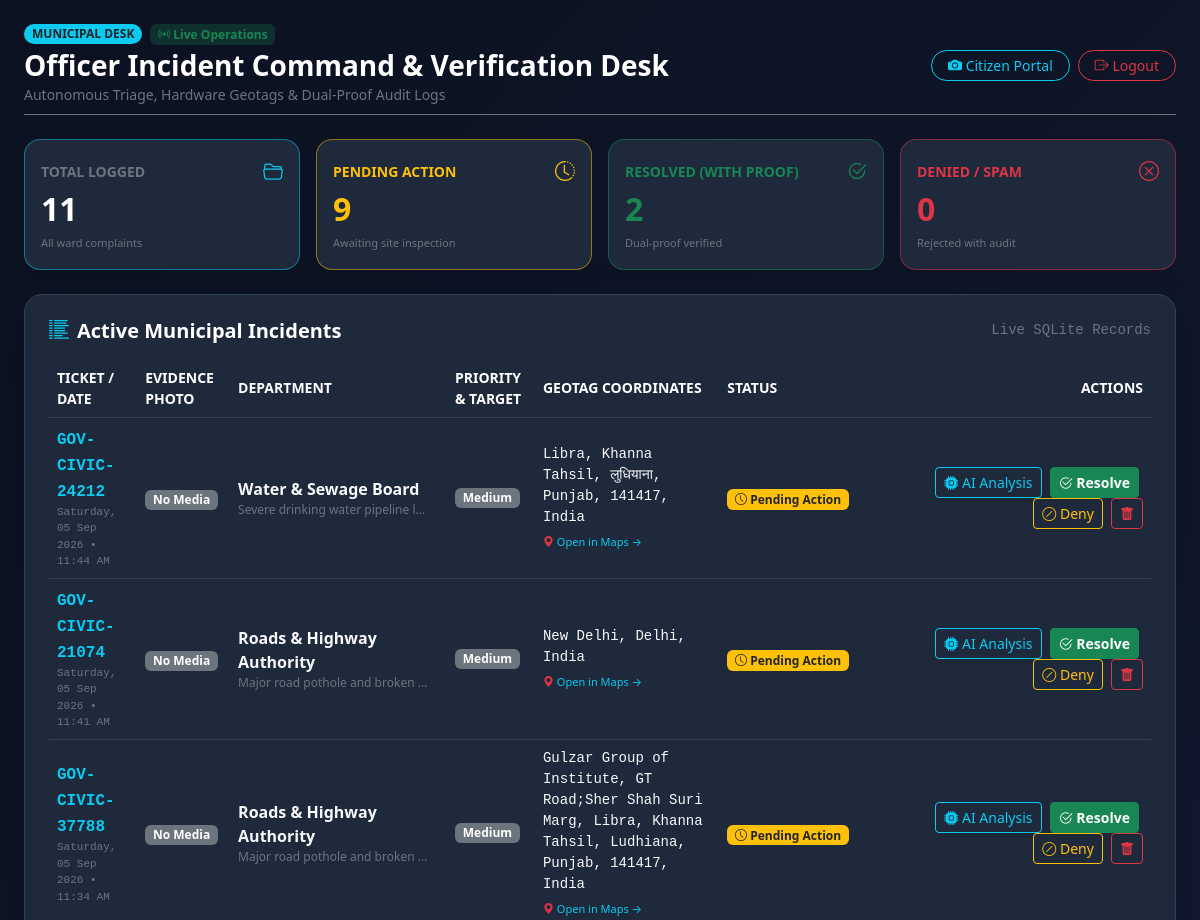
Before: /dashboard (signed in, upper part) with the older database file.
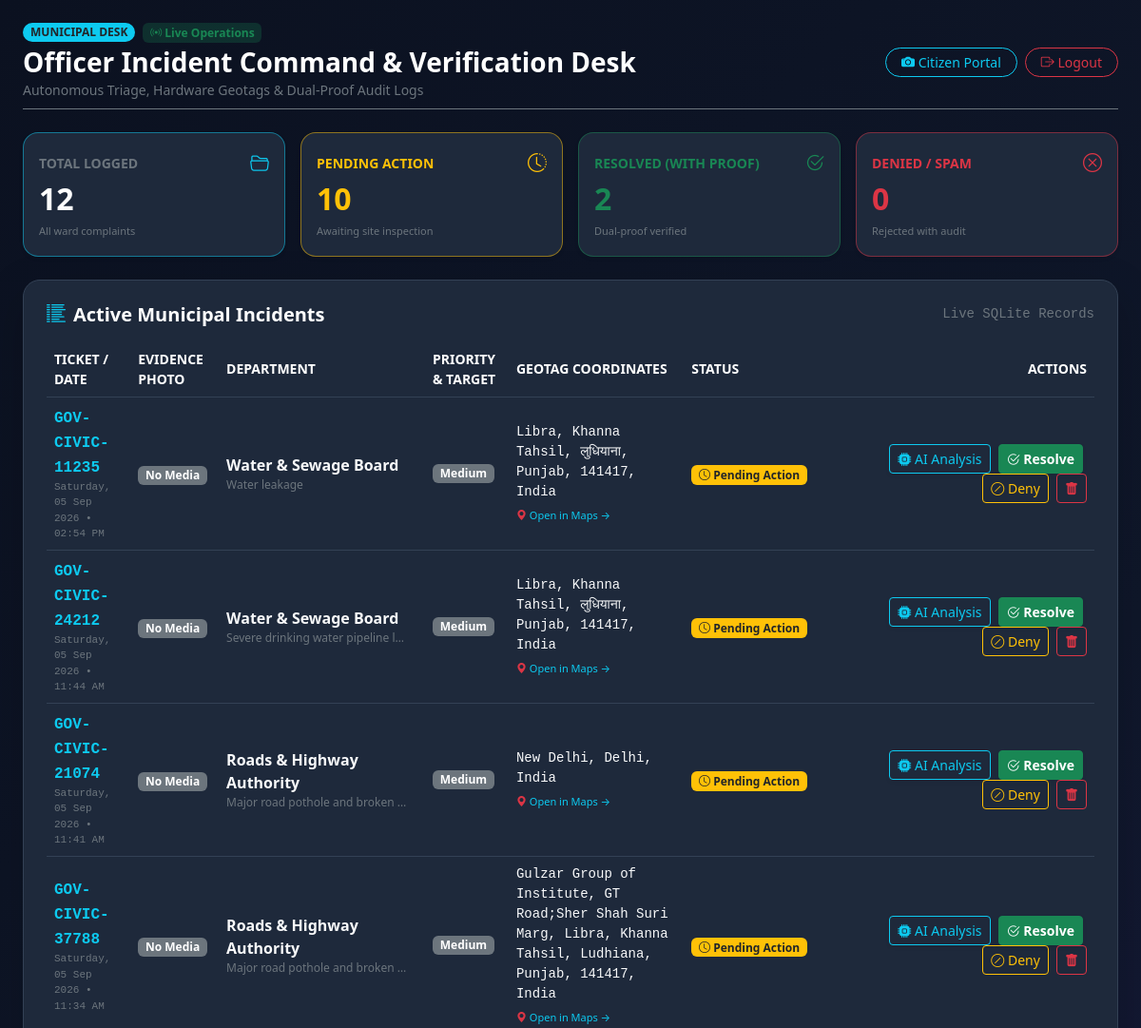
After: the same page with the newer database file.
### tables this page shows
CREATE TABLE complaints (
            id INTEGER PRIMARY KEY AUTOINCREMENT,
            ticket_id TEXT,
            description TEXT,
            priority TEXT,
            department TEXT,
            image_name TEXT,
            status TEXT,
            created_at TEXT
        , resolution_image TEXT, media_name TEXT, media_type TEXT, resolution_media TEXT, resolution_media_type TEXT, reject_reason TEXT, location TEXT, map_url TEXT, user_id INTEGER, gov_dept_id TEXT);

### app.py (the view)
@app.route('/dashboard')
def dashboard():
    if not session.get('logged_in'):
        return redirect(url_for('login'))
    conn = sqlite3.connect(DB_FILE)
    conn.row_factory = sqlite3.Row
    cur = conn.cursor()
    cur.execute("SELECT * FROM complaints ORDER BY id DESC")
    complaints = cur.fetchall()
    total = len(complaints)
    pending = sum(1 for c in complaints if c['status'] in ['Pending Review', 'Pending Action', 'Pending'])
    resolved = sum(1 for c in complaints if c['status'] == 'Resolved')
    denied = sum(1 for c in complaints if c['status'] == 'Denied')
    conn.close()
    return render_template('dashboard.html', complaints=complaints, total=total, pending=pending, resolved=resolved, denied=denied)

### templates/dashboard.html (shortened to what the changed rows need)
<!DOCTYPE html>
<html lang="en">
<head>
    <link href="https://cdn.jsdelivr.net/npm/bootstrap@5.3.3/dist/css/bootstrap.min.css" rel="stylesheet">
    <link rel="stylesheet" href="https://cdn.jsdelivr.net/npm/bootstrap-icons@1.11.3/font/bootstrap-icons.min.css">
</head>
<body class="py-4">
<div class="container-fluid px-4" style="max-width: 1400px;">
    <div class="row g-3 mb-4">
        <div class="col-md-3 col-6">
            <div class="kpi-card p-3 shadow-sm border-info border-opacity-50">
                <div class="d-flex justify-content-between align-items-center mb-1">
                    <span class="text-secondary small fw-bold">TOTAL LOGGED</span>
                    <i class="bi bi-folder2-open text-info fs-5"></i>
                </div>
                <h2 class="fw-bold text-white mb-0">{{ total }}</h2>
                <span class="text-secondary" style="font-size: 11px;">All ward complaints</span>
            </div>
        </div>
        <div class="col-md-3 col-6">
            <div class="kpi-card p-3 shadow-sm border-warning border-opacity-50">
                <div class="d-flex justify-content-between align-items-center mb-1">
                    <span class="text-warning small fw-bold">PENDING ACTION</span>
                    <i class="bi bi-clock-history text-warning fs-5"></i>
                </div>
                <h2 class="fw-bold text-warning mb-0">{{ pending }}</h2>
                <span class="text-secondary" style="font-size: 11px;">Awaiting site inspection</span>
            </div>
        </div>
        <div class="col-md-3 col-6">
            <div class="kpi-card p-3 shadow-sm border-success border-opacity-50">
                <h2 class="fw-bold text-success mb-0">{{ resolved }}</h2>
            </div>
        </div>
        <div class="col-md-3 col-6">
            <div class="kpi-card p-3 shadow-sm border-danger border-opacity-50">
                <h2 class="fw-bold text-danger mb-0">{{ denied }}</h2>
            </div>
        </div>
    </div>
    <div class="portal-card p-4 shadow-lg">
        <div class="table-responsive">
            <table class="table table-dark align-middle mb-0">
                <thead>
                    <tr class="text-secondary text-uppercase small">
                        <th>Ticket / Date</th>
                        <th>Evidence Photo</th>
                        <th>Department</th>
                        <th>Priority & Target</th>
                        <th>Geotag Coordinates</th>
                        <th>Status</th>
                        <th class="text-end" style="min-width: 290px;">Actions</th>
                    </tr>
                </thead>
                <tbody>
                    {% for c in complaints %}
                    <tr>
                        <td>
                            <strong class="text-info font-monospace">{{ c['ticket_id'] }}</strong>
                            <div class="text-secondary font-monospace" style="font-size: 11px;">{{ c['created_at'] }}</div>
                        </td>
                        <td>
                            {% if c['image_data'] and c['image_data']|length > 30 %}
                            <img src="{{ c['image_data'] }}" class="evidence-thumb shadow" alt="Evidence" onclick="showImageModal('{{ c['image_data'] }}', '{{ c['ticket_id'] }}')">
                            {% else %}
                            <span class="badge bg-secondary">No Media</span>
                            {% endif %}
                        </td>
                        <td>
                            <div class="fw-semibold text-light">{{ c['department'] }}</div>
                            <div class="text-secondary text-truncate" style="max-width: 190px; font-size: 12px;">{{ c['description'] }}</div>
                        </td>
                        <td>
                            {% if c['priority'] == 'Critical' %}
                            <span class="badge bg-danger mb-1"><i class="bi bi-lightning-fill"></i> Critical</span>
                            {% elif c['priority'] == 'High' %}
                            <span class="badge bg-warning text-dark mb-1">High</span>
                            {% else %}
                            <span class="badge bg-secondary mb-1">Medium</span>
                            {% endif %}
                        </td>
                        <td>
                            <div class="font-monospace text-light small">{{ c['location'] }}</div>
                            {% if c['location'] and ',' in c['location'] %}
                            <a href="https://maps.google.com/?q={{ c['location'] }}" target="_blank" class="text-info text-decoration-none small" style="font-size: 11px;">
                                <i class="bi bi-geo-alt-fill text-danger"></i> Open in Maps &rarr;
                            </a>
                            {% endif %}
                        </td>
                        <td>
                            {% if c['status'] == 'Resolved' %}
                            <span class="badge bg-success"><i class="bi bi-check-all"></i> Resolved</span>
                            {% elif c['status'] == 'Denied' %}
                            <span class="badge bg-danger"><i class="bi bi-x-circle"></i> Denied</span>
                            {% else %}
                            <span class="badge bg-warning text-dark"><i class="bi bi-clock"></i> Pending Action</span>
                            {% endif %}
                        </td>
                        <td class="text-end">
                            <button class="btn btn-sm btn-outline-info px-2 py-1 me-1 shadow-sm"
                                    onclick="openAnalysisModal('{{ c['ticket_id'] }}', '{{ c['department'] }}', '{{ c['priority'] }}', '{{ c['description']|replace('\'', '\\\'') }}', '{{ c['deadline'] }}')">
                                <i class="bi bi-cpu-fill"></i> AI Analysis
                            </button>
                            {% if c['status'] not in ['Resolved', 'Denied'] %}
                            <button class="btn btn-sm btn-success fw-bold px-2 py-1 me-1 shadow-sm" onclick="openResolveModal('{{ c['ticket_id'] }}')">
                                <i class="bi bi-check2-circle"></i> Resolve
                            </button>
                            <button class="btn btn-sm btn-outline-warning px-2 py-1 me-1" onclick="openDenyModal('{{ c['ticket_id'] }}')">
                                <i class="bi bi-slash-circle"></i> Deny
                            </button>
                            {% endif %}
                            <button type="button" class="btn btn-sm btn-outline-danger px-2 py-1" onclick="openDeleteModal('{{ c['ticket_id'] }}')">
                                <i class="bi bi-trash-fill"></i>
                            </button>
                        </td>
                    </tr>
                    {% else %}
                    <tr>
                        <td colspan="7" class="text-center text-secondary py-4">No complaints recorded in database yet.</td>
                    </tr>
                    {% endfor %}
                </tbody>
            </table>
        </div>
    </div>
</div>
</body>
</html>

Changed rows visible on the page:
added complaints: ticket_id "GOV-CIVIC-11235", created_at "Saturday, 05 Sep 2026 • 02:54 PM", department "Water & Sewage Board", description "Water leakage", priority "Medium", location "Libra, Khanna Tahsil, लुधियाना, Punjab, 141417, India", status "Pending" (drawn)
Other visible differences:
{{ total }}: "11" → "12"
{{ pending }}: "9" → "10"
